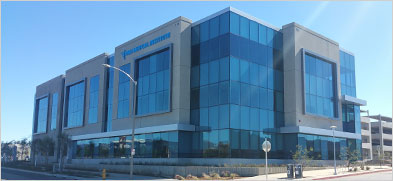
#> input picture sanmarcos.jpg, 393 x 181 px
$ python ImageTranslation.py
#> lines starting #> are read from the running program, lines starting #| are printed output that depends on the picture
import cv2
import numpy as np
img = cv2.imread('sanmarcos.jpg')
#> img is the input picture: shape (181, 393, 3); mean B, G, R 173.1, 140.8, 101
height,width=img.shape[:2]
#> height = 181; width = 393
print(height)
#| 181
print(width)
#| 393
quater_height,quater_width=height/4,width/4
#> quater_height = 45.25; quater_width = 98.25
print(quater_height)
#| 45.25
print(quater_width)
#| 98.25

T=np.float32([[1,0,quater_width],
             [0,1,quater_height]])
#> T = [[1, 0, 98.25], [0, 1, 45.25]]

print(T)
#| [[ 1.    0.   98.25]
#|  [ 0.    1.   45.25]]

img_translation=cv2.warpAffine(img,T,(width,height))
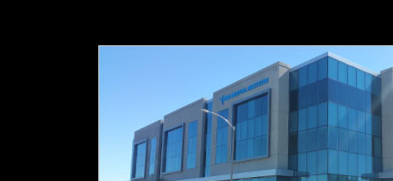
#> img_translation: shape (181, 393, 3); mean B, G, R 102.8, 79.1, 51.5
cv2.imshow("orignal image",img)
cv2.imshow("Traslation",img_translation)
cv2.waitKey(0)
cv2.destroyAllWindows()
